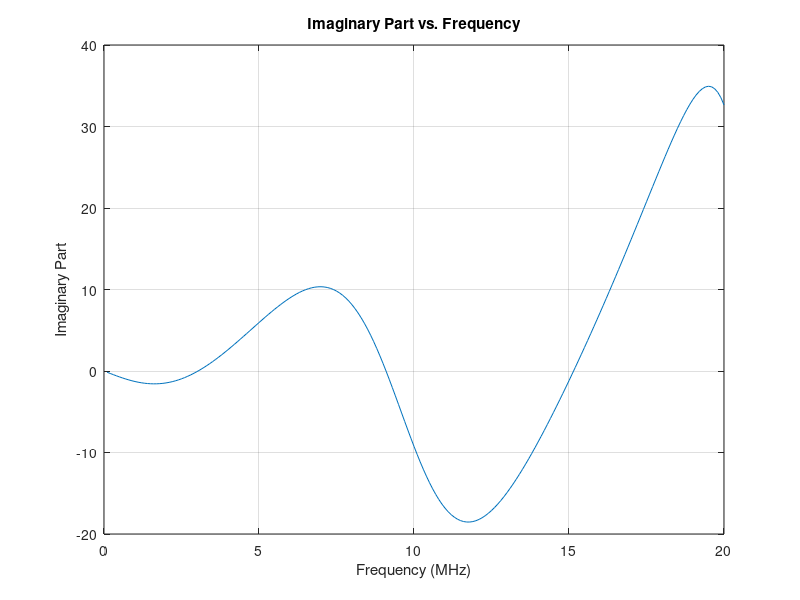

MATLAB code to generate this figure:
clear; close all;
% Initial Values
Z_L = 50;
Z_0 = 50;
length_tran = 7.62; % meters
length_load = 0.9144; % meters
L = 290e-9;
C = 95e-12;

f = 0.1e6:0.1e6:20.0e6; % Frequency range
imaginary_values = zeros(1, numel(f)); % Preallocate array
counter = 1;

for i = 1:numel(f)
    freq = f(i);
    beta = 2 * pi * freq * sqrt(L * C);
    
    % Compute R1 and R2
    R1 = Z_0 * (Z_L + 1i * Z_0 * tan(beta * length_load)) / (Z_0 + 1i * Z_L * tan(beta * length_load));
    R2 = -1i * Z_0 * cot(beta * length_load);
    
    % Parallel combination of R1 and R2
    Z_P = 1 / (1/R1 + 1/R2);
    
    % Compute input impedance Z_in
    Z_in = Z_0 * ((Z_P + 1i * Z_0 * tan(beta * length_tran)) / (Z_0 + 1i * Z_P * tan(beta * length_tran)));
    
    % Store the imaginary part of Z_in
    imaginary_values(counter) = imag(Z_in);
    counter = counter + 1;
end

% Plot the results
plot(f / 1e6, imaginary_values);
xlabel('Frequency (MHz)');
ylabel('Imaginary Part');
title('Imaginary Part vs. Frequency');
grid on;